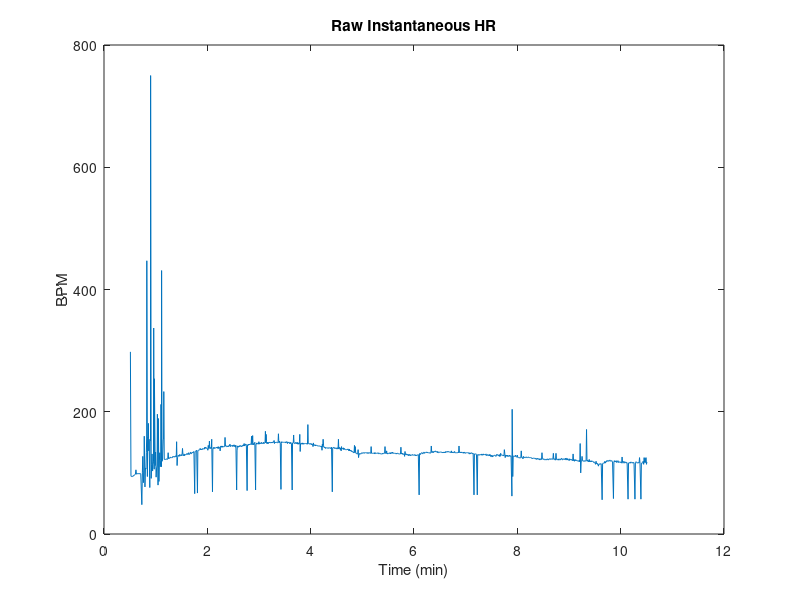
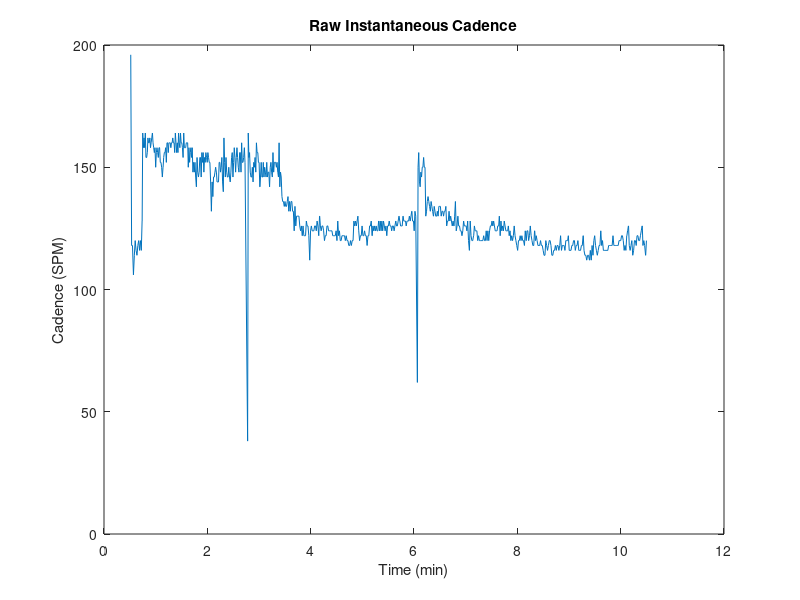
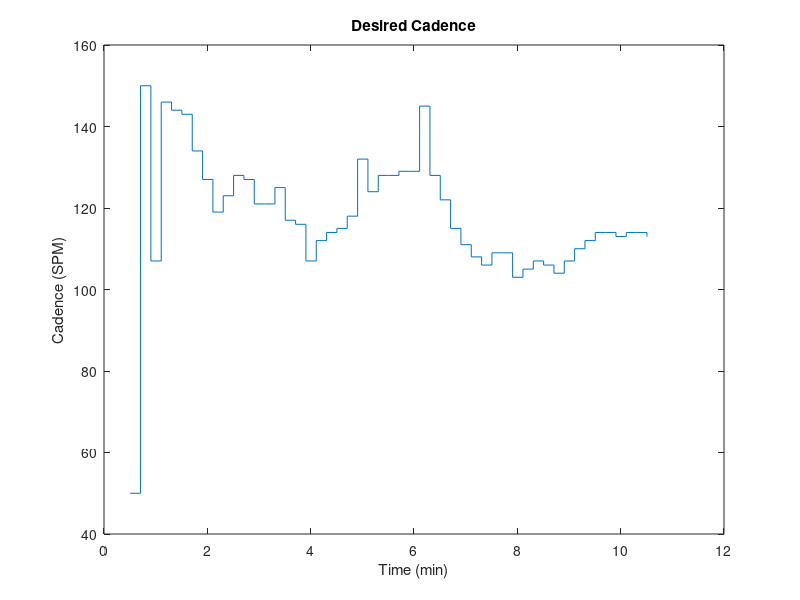
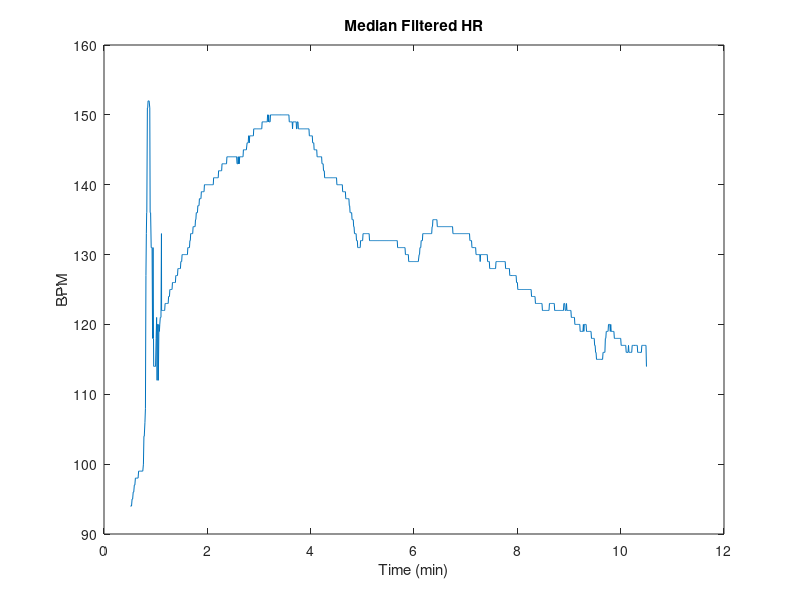

Reproduce these figures in MATLAB, in order.
% P tests
% with older hardware, had trouble listening to buzzer

load("P1.mat");
% desrired HR = 150
% length of workout = 10 mins
HR_exp = PHRE1(1:2:end);
HR_exp_time = PHRE1(2:2:end);
HR_exp_time = HR_exp_time / 60000; % converting to mins


% everyhting worked, nothing got disconnected
% begin getting the data

% load in T1.mat which contains
% 1. PHR1 - inst. HR with time stamps
% 2. PSPM1 - inst. cadence with time stamps
% 3. PCAD1 - desired cadence
HR_time = PHR1(2:2:end);
HR_time = HR_time / 60000; % converting to mins
HR = PHR1(1:2:end); % is in bpm

SPM_time = PSPM1(2:2:end);
SPM_time = SPM_time / 60000; % also converting to mins
SPM = PSPM1(1:2:end); % is in steps per min (SPM)

CAD_time = PCAD1(2:2:end);
CAD_time = CAD_time / 60000; % converting to mins
CAD = PCAD1(1:2:end);

% now have HR, SPM, and desired CAD with corresponding times

% plotting raw heart rate
figure(1);
plot(HR_time, HR);
xlabel("Time (min)");
ylabel("BPM");
title("Raw Instantaneous HR");

% plotting raw SPM
figure(2);
plot(SPM_time, SPM);
xlabel("Time (min)");
ylabel("Cadence (SPM)");
title("Raw Instantaneous Cadence");

% plotting desired cadence
figure(3);
stairs(CAD_time, CAD);
xlabel("Time (min)");
ylabel("Cadence (SPM)");
title("Desired Cadence");

%% Filtering the inst. HR and SPM 
% Median filter HR with nbh of 15 values 
% 15 b/c extra noisy at the beginning, but the median filter cleans it up
HR_filt = medfilt1(HR, 15); 

% average filt SPM and median filt to see what is better
B = 1/5*ones(5,1);
SPM_filt_avg = filter(B,1,SPM);
SPM_filt_med = medfilt1(SPM, 5);

% plot the filtered hr and spm (compare which is better for SPM)

% plotting filtered heart rate
figure(4);
plot(HR_time, HR_filt);
xlabel("Time (min)");
ylabel("BPM");
title("Median Filtered HR");

% plotting both filtered SPM
figure(5);
plot(SPM_time, SPM_filt_avg);
xlabel("Time (min)");
ylabel("Cadence (SPM)");
title("Filtered SPM");
hold on;
plot(SPM_time, SPM_filt_med);
legend("AVG", "MED");

%% now it is time to compare desired hr and cadence with expected

% starting with cadence
figure(6);
plot(SPM_time, SPM_filt_avg);
xlabel("Time (min)");
ylabel("Cadence (SPM)");
title("Desired vs. Measured SPM (AVG FILT)");
hold on;
stairs(CAD_time, CAD);
legend("Measured", "Desired");
hold off;

figure(7);
plot(SPM_time, SPM_filt_med);
xlabel("Time (min)");
ylabel("Cadence (SPM)");
title("Desired vs. Measured SPM (MED FILT)");
hold on;
stairs(CAD_time, CAD);
legend("Measured", "Desired");
hold off;

figure(8);
plot(HR_time, HR_filt);
xlabel("Time (min)");
ylabel("BPM");
title("Median Filtered HR vs. Desired");
hold on;
stairs(HR_exp_time, HR_exp);
hold off;

%% now plotting hr vs cadence 
figure(9);
plot(SPM_time, SPM_filt_med);
xlabel("Time (min)");
ylabel("HR and Cadence");
title("HR & Cadence vs. Time");
hold on;
plot(HR_time, HR_filt);
legend("Cadence", "Heart Rate");
hold off;

figure(10);
plot(SPM_time, SPM_filt_med + 40);
xlabel("Time (min)");
ylabel("HR and Cadence");
title("TESTING HR to CAD Relationship");
hold on;
plot(HR_time, HR_filt);
legend("1*(Cadence+40)", "Heart Rate");
hold off;

figure(11);
SPM_shift = circshift(SPM_filt_med,50);
plot(SPM_time, SPM_shift + 40);
xlabel("Time (min)");
ylabel("HR and Cadence");
title("TESTING HR to CAD Relationship with Shifting");
hold on;
plot(HR_time, HR_filt);
legend("1*(Cadence+40) SHIFTED", "Heart Rate");
hold off;

%% last graph of everything together
figure(12);
plot(HR_time, HR_filt);
xlabel("Time (min)");
ylabel("HR and Cadence");
title("HR and SPM vs. Desired HR and SPM");
hold on;
stairs(HR_exp_time, HR_exp, "Color",[0.3010 0.7450 0.9330]); %teal
plot(SPM_time, SPM_filt_med);
stairs(CAD_time, CAD, 'Color',[0.4660 0.6740 0.1880]); %green
legend("HR","Desired HR", "SPM", "Desired CAD");
hold off;
ylim([50 200]);